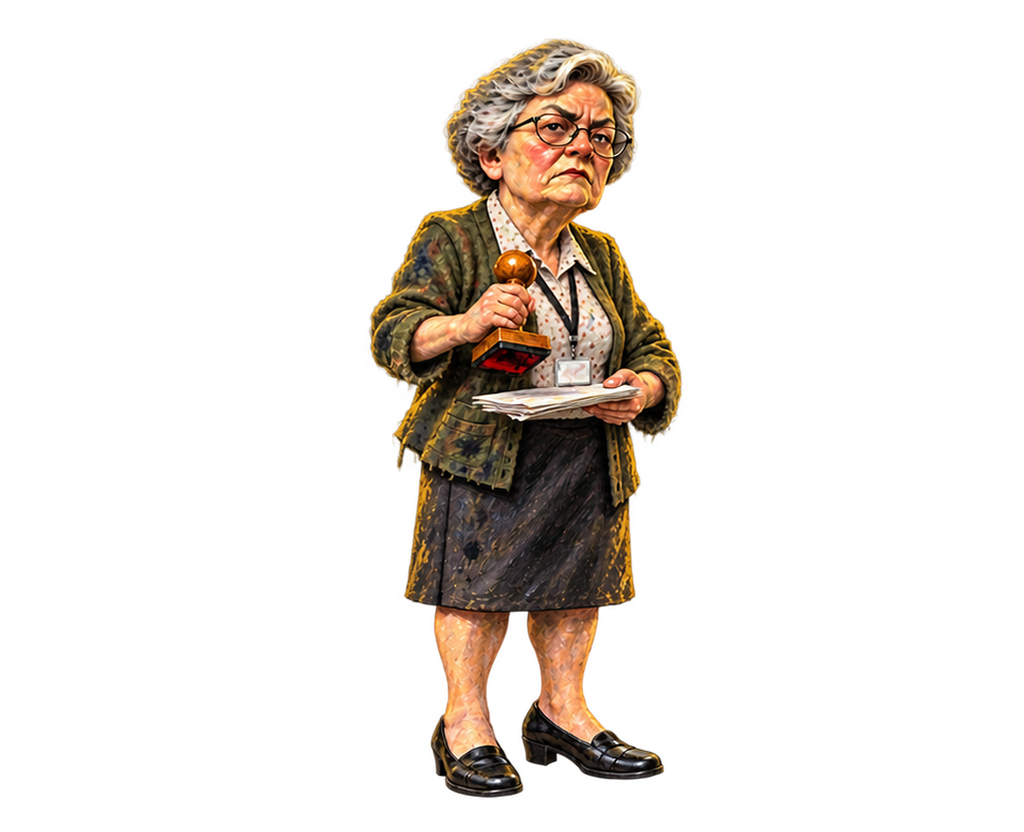
#> input picture assets/previews/knick-splats/bridge-fold-1.webp, 1024 x 832 px, given in place of raise.png, which was not available
$ python prepare-knick-bridges.py
#> lines starting #> are read from the running program, lines starting #| are printed output that depends on the picture; after the words box and inside, x2 and y2 are one past the last pixel; in counts of white or black regions, pixels touching at a corner belong together; pictures that were not available may be replaced by others from this repository, and a replacement may not be noted
#> in build, source is the input picture: PIL image 1024x832 RGBA; mean R, G, B, A 22.2, 16.5, 11.4, 42.6
"""Register transparent Frau Knick bridge paintings for the splat preview.

The source strips are independent paintings, not animation frames. Keep a
single uniform scale for all figures in a strip, and position by a shared
body/ground pivot so changing arm bounds cannot make the character pulse.
"""

from __future__ import annotations

import argparse
import hashlib
import json
from pathlib import Path

import numpy as np
from PIL import Image, ImageDraw


ROOT = Path(__file__).resolve().parents[1]
SOURCES = ROOT / "assets/sprite-sources/buergeramt/knick-bridges"
DEST = ROOT / "assets/previews/knick-splats"
CANVAS = (1024, 832)
TARGET_BODY_X = 520.0  # Anchor skirt centre 200 + (1024 - 384) / 2.
TARGET_GROUND_Y = 798.0

# Source sheet intervals are deliberately disjoint; they separate the
# generator's independently painted figures while preserving all props.
# Each scale is the source head-to-shoe span registered to the corresponding
# original anchor span. The raised stamp is deliberately excluded from the
# hairline measurement. Source ground and hips are measured per strip; moving
# arm silhouettes never set an individual frame's scale.
STRIPS = {
    "raise": {
        # The source's overhead stamp extends farther than the anchor;
        # this shared scale keeps its knob wholly inside the 832px height.
        "scale": 0.976,
        "ground_y": 851,
        "figures": [
            ((380, 80, 775, 870), 588),
            ((1030, 25, 1405, 870), 1212),
        ],
    },
    "stamp": {
        "scale": 0.89,
        "ground_y": 962,
        "figures": [
            # New separate reach painting replaces the first strip figure.
            ((240, 35, 1242, 1220), 541, "reach", 0.685, 1208),
            ((570, 98, 960, 982), 762),
            ((1082, 102, 1455, 982), 1259),
        ],
    },
    "fold": {
        "scale": 1.07,
        "ground_y": 730,
        "figures": [
            ((390, 5, 720, 742), 548),
            ((845, 5, 1382, 742), 1003),
            ((1428, 5, 1712, 742), 1560),
        ],
    },
    "return": {
        "scale": 0.79,
        "ground_y": 987,
        "figures": [
            ((315, 5, 718, 1003), 513),
            ((775, 5, 1180, 1003), 983),
        ],
    },
}

LANDMARK_KEYS = (
    "eye_right", "eye_left", "nose", "chin", "shoulder_right",
    "elbow_right", "grip_right", "stamp_knob", "stamp_base",
    "shoulder_left", "elbow_left", "hand_left", "hip_center",
    "skirt_hem_center", "foot_screen_left", "foot_screen_right",
)

# Hand-annotated centers read from native-size, gridded composites of the
# encoded WebPs. They are useful source/target hints for a guarded transition;
# they are not a skeleton fit and do not authorize warping through occlusions.
LANDMARKS_TARGET = {
    "bridge-raise-1": [(532,148),(576,148),(565,165),(558,208),(427,263),(370,286),(434,219),(450,175),(443,266),(617,269),(673,356),(630,401),(520,423),(518,621),(476,777),(596,759)],
    "bridge-raise-2": [(551,150),(595,148),(580,168),(566,214),(438,238),(389,171),(463,62),(510,29),(433,109),(626,263),(676,352),(626,398),(520,423),(518,620),(478,777),(595,759)],
    "bridge-stamp-1": [(558,137),(599,150),(582,163),(571,208),(386,221),(350,162),(398,70),(446,37),(388,127),(619,246),(743,333),(836,349),(520,401),(520,601),(472,783),(619,763)],
    "bridge-stamp-2": [(543,165),(588,176),(566,184),(548,219),(442,227),(385,302),(517,294),(523,242),(517,337),(628,250),(676,356),(626,386),(520,399),(520,597),(477,784),(616,764)],
    "bridge-stamp-3": [(541,170),(584,181),(563,192),(548,225),(441,232),(389,317),(520,344),(528,300),(516,387),(625,270),(667,377),(608,398),(520,400),(520,600),(475,784),(616,764)],
    "bridge-fold-1": [(544,119),(594,128),(572,147),(557,186),(433,251),(394,341),(505,307),(516,266),(505,355),(627,256),(675,378),(628,392),(520,405),(520,606),(473,781),(613,765)],
    "bridge-fold-2": [(543,120),(588,124),(571,143),(552,185),(433,253),(393,348),(505,331),(515,277),(504,373),(623,252),(713,371),(783,383),(520,405),(520,607),(472,782),(614,765)],
    "bridge-fold-3": [(525,116),(576,128),(554,144),(542,180),(426,251),(487,355),(605,292),(601,238),(610,338),(626,252),(619,376),(493,416),(520,425),(520,606),(475,781),(614,765)],
    "bridge-return-1": [(533,120),(578,124),(559,139),(550,180),(426,251),(396,344),(523,305),(528,255),(521,348),(614,254),(640,385),(522,408),(520,410),(520,603),(475,781),(614,765)],
    "bridge-return-2": [(531,118),(579,124),(558,140),(548,181),(420,254),(396,349),(500,337),(503,287),(499,387),(607,250),(632,404),(636,502),(520,407),(520,604),(475,781),(614,765)],
}

PAPER_TIPS_TARGET = {
    "bridge-stamp-1": (989, 356),
    "bridge-stamp-2": (640, 384),
    "bridge-stamp-3": (617, 411),
    "bridge-fold-1": (645, 403),
    "bridge-fold-2": (908, 398),
}


def bbox(array: np.ndarray, threshold: int = 8) -> tuple[int, int, int, int]:
    ys, xs = np.nonzero(array[:, :, 3] > threshold)
    if not len(xs):
        raise ValueError("No painted pixels")
    return int(xs.min()), int(ys.min()), int(xs.max() + 1), int(ys.max() + 1)


def sha256(path: Path) -> str:
    return hashlib.sha256(path.read_bytes()).hexdigest()


def transform_premultiplied(source: Image.Image, crop: tuple[int, int, int, int], scale: float,
                            translation: tuple[float, float]) -> Image.Image:
    """Resample once in premultiplied float RGBA and clear hidden RGB."""
#> called with crop = (380, 80, 775, 870), scale = 0.976, translation = (-53.89, -32.58)
    left, top, right, bottom = crop
    src = np.asarray(source.crop(crop).convert("RGBA"), dtype=np.float32) / 255.0
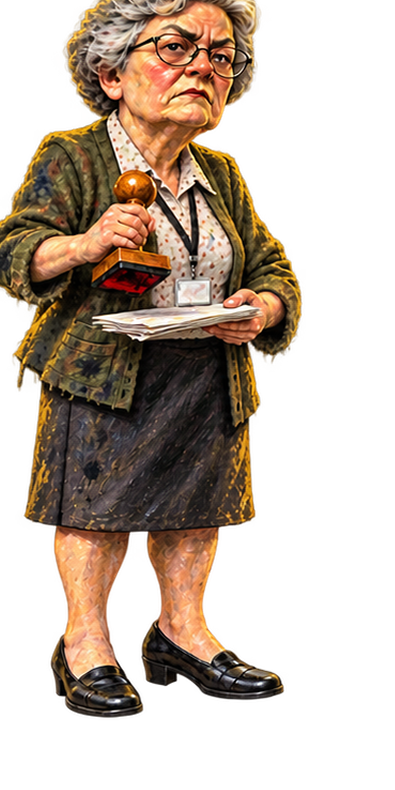
#> src: shape (790, 395, 4) float32; mean R, G, B, A 0.226, 0.167, 0.115, 0.442; transparent parts drawn white
    alpha = src[:, :, 3]
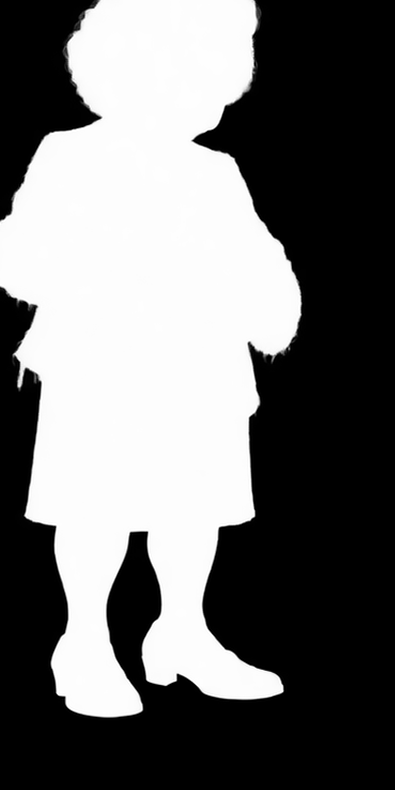
#> alpha: shape (790, 395) float32; min 0, max 1, mean 0.442
    channels = [src[:, :, c] * alpha for c in range(3)] + [alpha]
#> channels = 4 items
    tx, ty = translation
    coeff = (1.0 / scale, 0.0, -(tx / scale + left),
             0.0, 1.0 / scale, -(ty / scale + top))
    warped = np.stack([
        np.asarray(Image.fromarray(ch, mode="F").transform(
            CANVAS, Image.Transform.AFFINE, coeff, resample=Image.Resampling.BICUBIC,
            fillcolor=0.0), dtype=np.float32)
        for ch in channels
    ], axis=2)
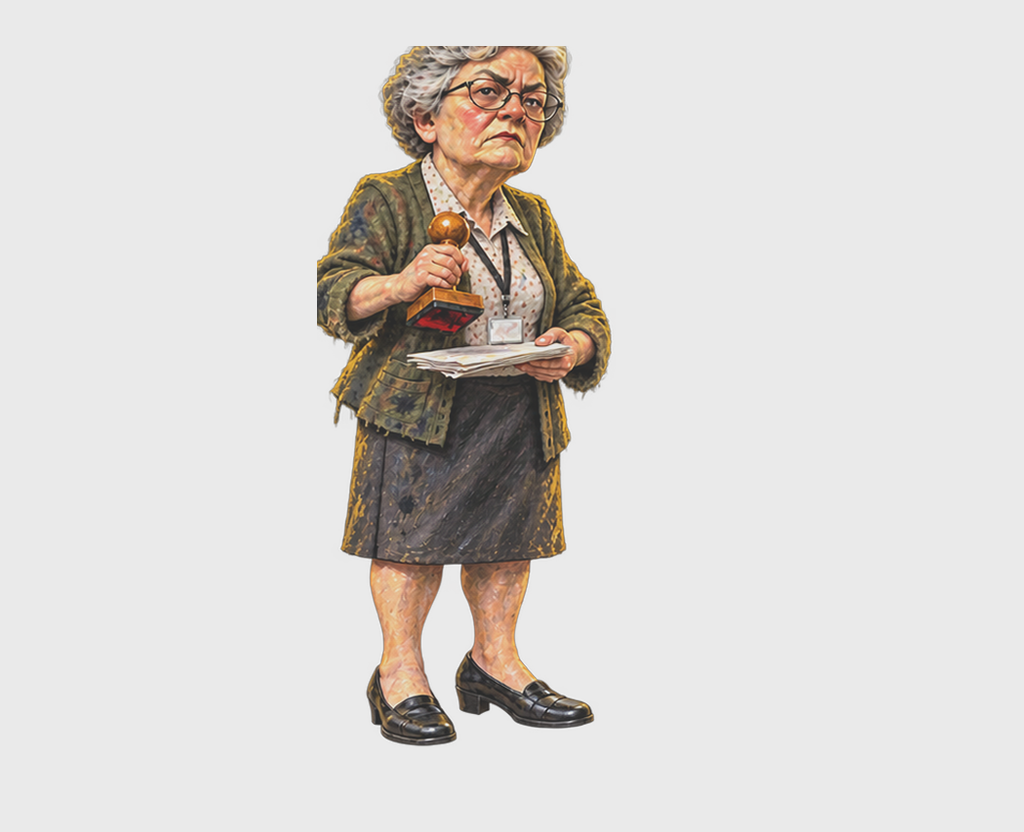
#> warped: shape (832, 1024, 4) float32; mean of channels 0, 1, 2, 3 0.0739, 0.0552, 0.0388, 0.154; transparent parts drawn white
    a = np.clip(warped[:, :, 3], 0.0, 1.0)
    rgb = np.minimum(np.maximum(warped[:, :, :3], 0.0), a[:, :, None])
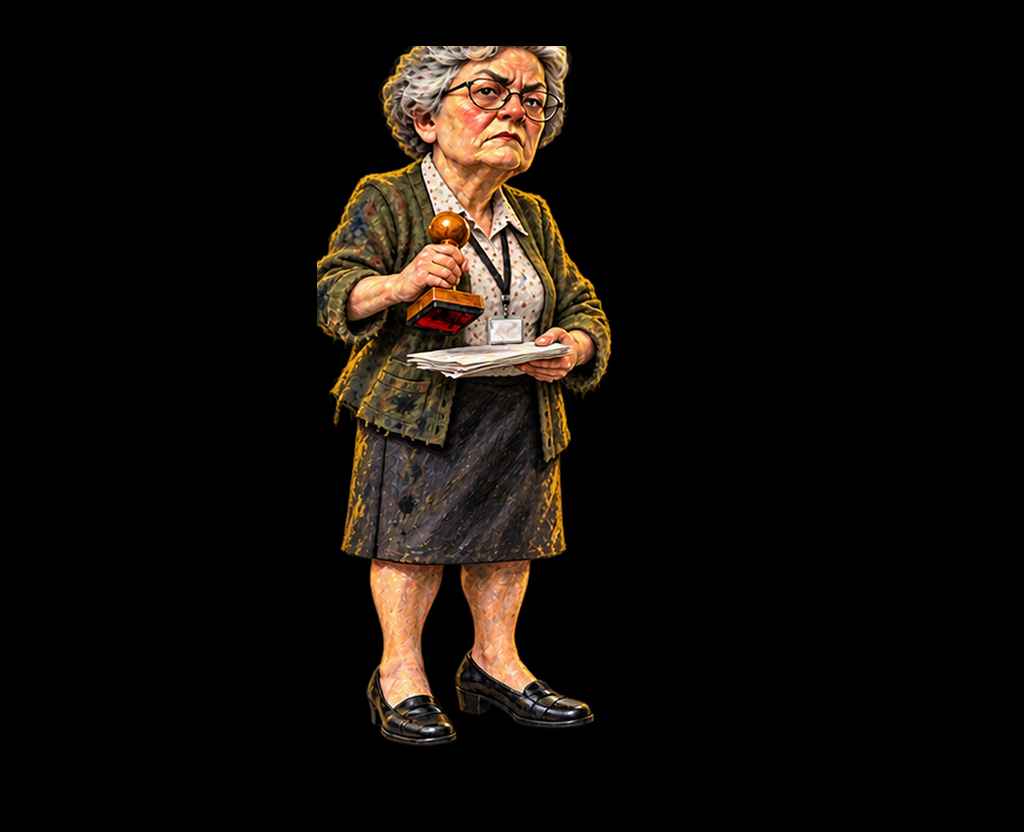
#> rgb: shape (832, 1024, 3) float32; mean of channels 0, 1, 2 0.0739, 0.0552, 0.0388; drawn as R, G, B
    visible = a >= (1.0 / 255.0)
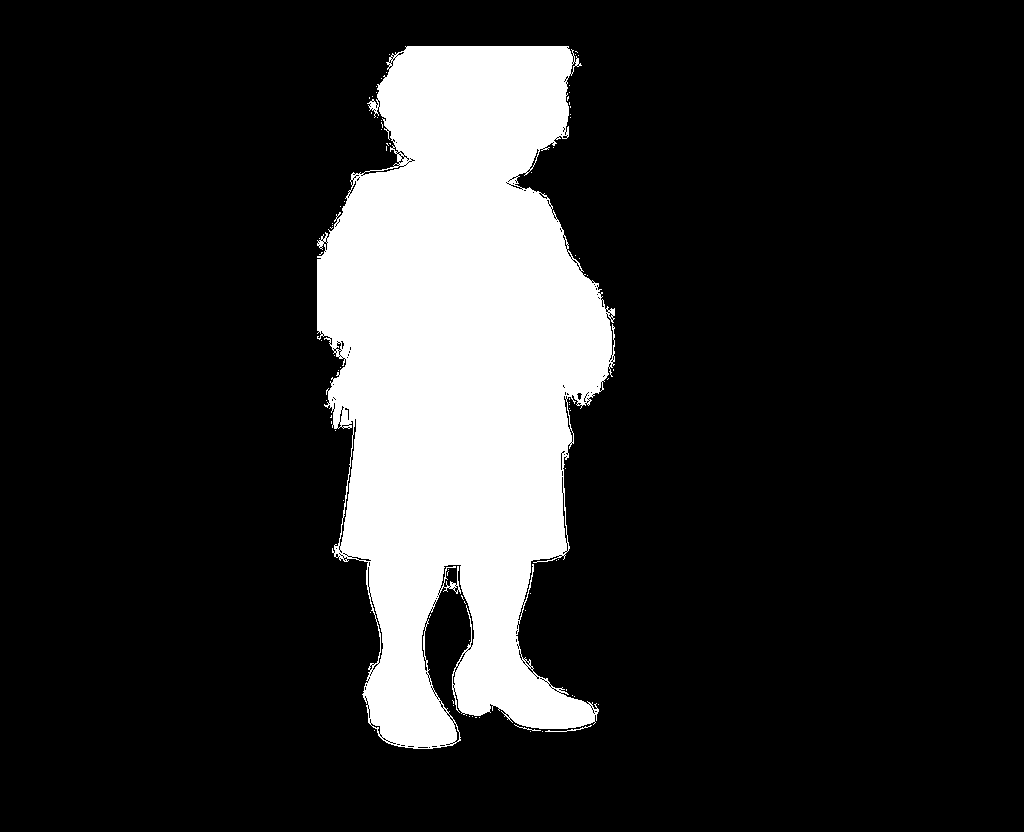
#> visible: shape (832, 1024) bool; 16.4% white; 82 white regions (79 under 20 px), largest, box (x1, y1, x2, y2) and area: (317, 46, 615, 749) 139646, (545, 725, 592, 732) 57, (514, 724, 541, 731) 30
    out = np.zeros((*a.shape, 4), dtype=np.uint8)
    out[:, :, :3][visible] = np.rint(rgb[visible] / a[visible, None] * 255).astype(np.uint8)
    out[:, :, 3] = np.rint(a * 255).astype(np.uint8)
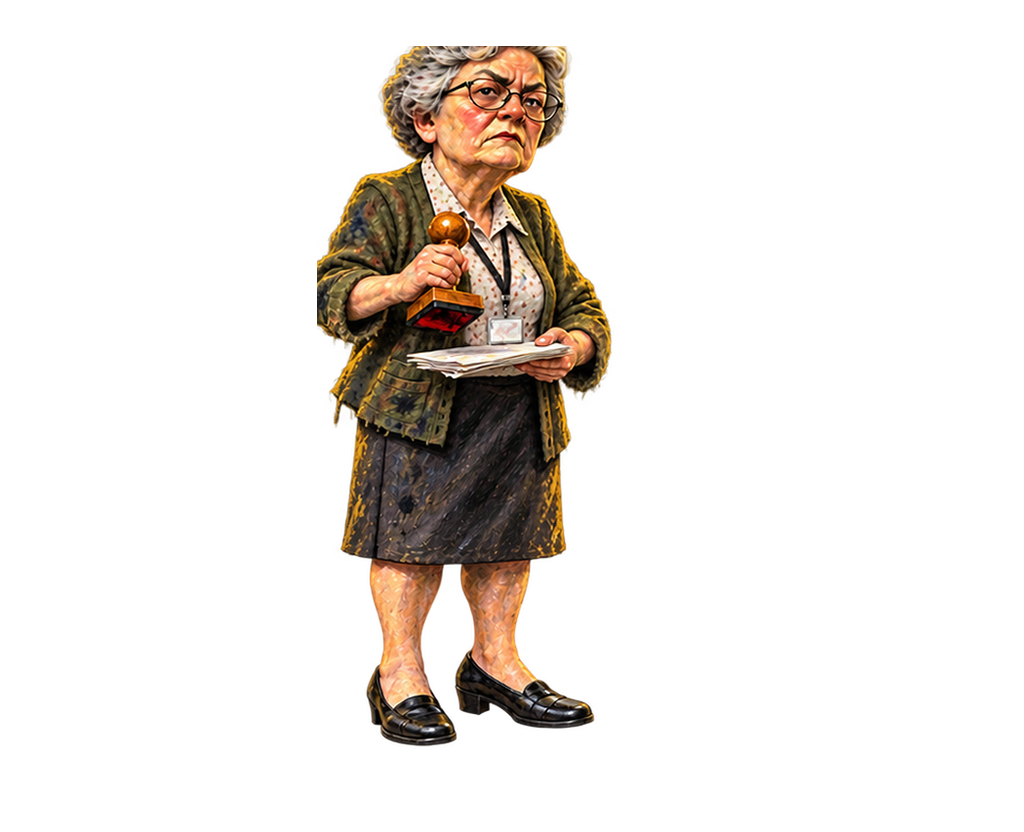
#> out: shape (832, 1024, 4); mean of channels 0, 1, 2, 3 20, 14.8, 10.3, 39.3; transparent parts drawn white
    out[:, :, :3][out[:, :, 3] == 0] = 0
    return Image.fromarray(out, "RGBA")


def build() -> None:
    DEST.mkdir(parents=True, exist_ok=True)
    records = []
    for name, entry in STRIPS.items():
        for i, figure in enumerate(entry["figures"], 1):
            crop, source_body_x = figure[:2]
            source_name = figure[2] if len(figure) > 2 else name
            scale = figure[3] if len(figure) > 3 else entry["scale"]
            ground_y = figure[4] if len(figure) > 4 else entry["ground_y"]
            source_path = SOURCES / f"{source_name}.png"
            source = Image.open(source_path).convert("RGBA")
            source_hash = sha256(source_path)
            tx = TARGET_BODY_X - scale * source_body_x
            ty = TARGET_GROUND_Y - scale * ground_y
            result = transform_premultiplied(source, crop, scale, (tx, ty))
            output = DEST / f"bridge-{name}-{i}.webp"
            # libwebp normally discards hidden RGB, then reconstructs arbitrary
            # colour on decode. exact=True preserves our zeroed transparent RGB.
            result.save(output, format="WEBP", lossless=True, method=6, exact=True)
            encoded = Image.open(output).convert("RGBA")
            rect = bbox(np.asarray(encoded))
#> rect = (317, 46, 612, 747)
            gutter = [rect[0], rect[1], CANVAS[0]-rect[2], CANVAS[1]-rect[3]]
#> gutter = [317, 46, 412, 85]
            if min(gutter) < 4:
                raise ValueError(f"{output.name} clips or lacks gutter: {gutter}")
            bridge_id = f"bridge-{name}-{i}"
            def mapping(point: tuple[int, int]) -> dict:
                x, y = point
                sx, sy = (x - tx) / scale, (y - ty) / scale
                if not (crop[0] <= sx < crop[2] and crop[1] <= sy < crop[3]):
                    raise ValueError(f"{bridge_id} landmark {point} outside source crop")
                return {
                    "source_xy": [round(sx, 2), round(sy, 2)],
                    "target_xy": [x, y],
                }
            landmarks = {
                key: mapping(point)
                for key, point in zip(LANDMARK_KEYS, LANDMARKS_TARGET[bridge_id])
            }
            if bridge_id in PAPER_TIPS_TARGET:
                landmarks["paper_tip"] = mapping(PAPER_TIPS_TARGET[bridge_id])
            records.append({
                "id": bridge_id,
                "file": str(output.relative_to(ROOT)).replace("\\", "/"),
                "sha256": sha256(output),
                "source_file": str(source_path.relative_to(ROOT)).replace("\\", "/"),
                "source_sha256": source_hash,
                "source_crop_xyxy": list(crop),
                "uniform_scale": scale,
                "translation_xy": [round(tx, 4), round(ty, 4)],
                "source_body_ground_pivot_xy": [source_body_x, ground_y],
                "target_body_ground_pivot_xy": [TARGET_BODY_X, TARGET_GROUND_Y],
                "encoded_alpha_bbox_xyxy": list(rect),
                "transparent_gutter_ltrb": gutter,
                "landmarks": landmarks,
            })
            print(output.name, "bbox", rect, "gutter", gutter)
#| bridge-raise-1.webp bbox (317, 46, 612, 747) gutter [317, 46, 412, 85]
    manifest = {
        "canvas_xy": list(CANVAS),
        "anchor_canvas_xy": [384, 832],
        "anchor_x_shift": (CANVAS[0]-384)//2,
        "registration": "One uniform scale per generated strip; per-painting horizontal body alignment; common y=798 shoe baseline.",
        "landmark_note": "Approximate anatomical/prop centers manually read from native encoded light-background grids; source_xy is exact inverse of recorded affine registration. Anatomical right is screen-left. Do not infer flat morph permission from these points.",
        "bridges": records,
    }
    (DEST / "bridge-registration.json").write_text(json.dumps(manifest, indent=2) + "\n", encoding="utf-8", newline="\n")
    write_evidence(records)


# [55 lines left out: functions write_evidence, verify, not called in this run]


def main() -> None:
    parser = argparse.ArgumentParser()
    parser.add_argument("--verify", action="store_true")
    args = parser.parse_args()
    if args.verify:
        verify()
    else:
        build()
        verify()


if __name__ == "__main__":
#> (the run stopped early here; a loop or call above may not have finished)
